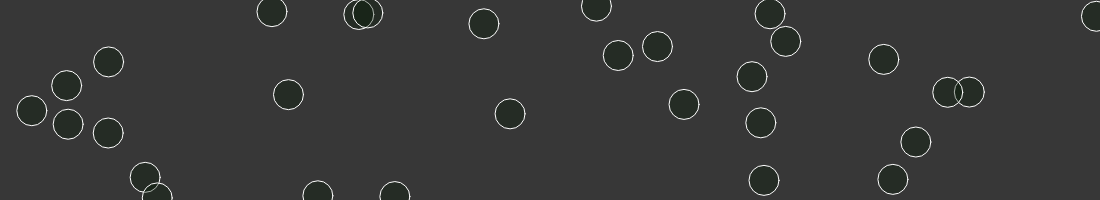
Frame 1 (no input)
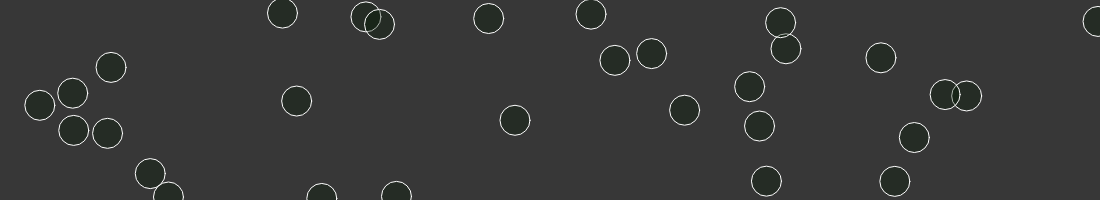
Frame 60 (no input)
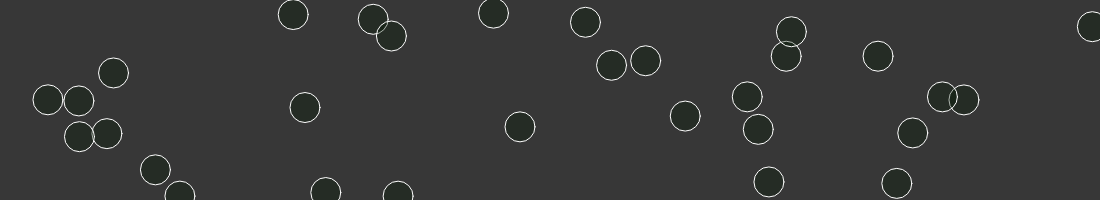
Frame 120 (the mouse pressed at the canvas centre since frame 60)

The p5.js sketch that drew these frames (run headless with seeded random() and noise() and a simulated clock; from frame 60 on, the mouse is pressed at the canvas centre):

// p5.js sketch
// ── sketch.js
var bubbles = [];

function setup() {
	createCanvas(1100,200)
		for (var i = 0; i < 30; i++){
			bubbles[i] = new Bubble(random(width), random(height)); 
		}
}

function mousePressed(){
	for (var i = 0; i < bubbles.length; i++){
		bubbles[i].clicked();
	}
}

function draw() {
	background(55);
	for (var i = 0; i < bubbles.length; i++){
		bubbles[i].display();
		bubbles[i].ballSpeed();
		bubbles[i].ballWallHit();
	}
}

// any mouse command below

function mouseDragged() {
	bubbles.push(new Bubble());
	if (bubbles.length > 50) {
		bubbles.splice(0,1);
	}
}

// ── bubble.js
function Bubble(xasis, yasis) {
	this.x = xasis;
	this.y = yasis;
	this.col = color(1,22,0,80);
	this.yspeed = random(-0.1,0.2);
	this.xspeed = random(-0.1,0.2);

	this.display = function() {
		stroke(255);
		fill(this.col);
		ellipse(this.x, this.y, 30, 30);
	}

	this.ballSpeed = function(){
		this.x = this.x + this.xspeed;
		this.y = this.y + this.yspeed;
	}

	this.clicked = function() {
		var d = dist(mouseX, mouseY, this.x, this.y);
		if (d < 15) {
		this.col = color(0,10,155);
		this.xspeed = 0;
		this.yspeed = 0;
		}
	}

	this.ballWallHit = function(){
		if (this.x > width || this.x < 0) {
			this.xspeed = this.xspeed * -1;
		}

		if (this.y > height || this.y < 0) {
				this.yspeed = this.yspeed * -1;
		}
	}
}
